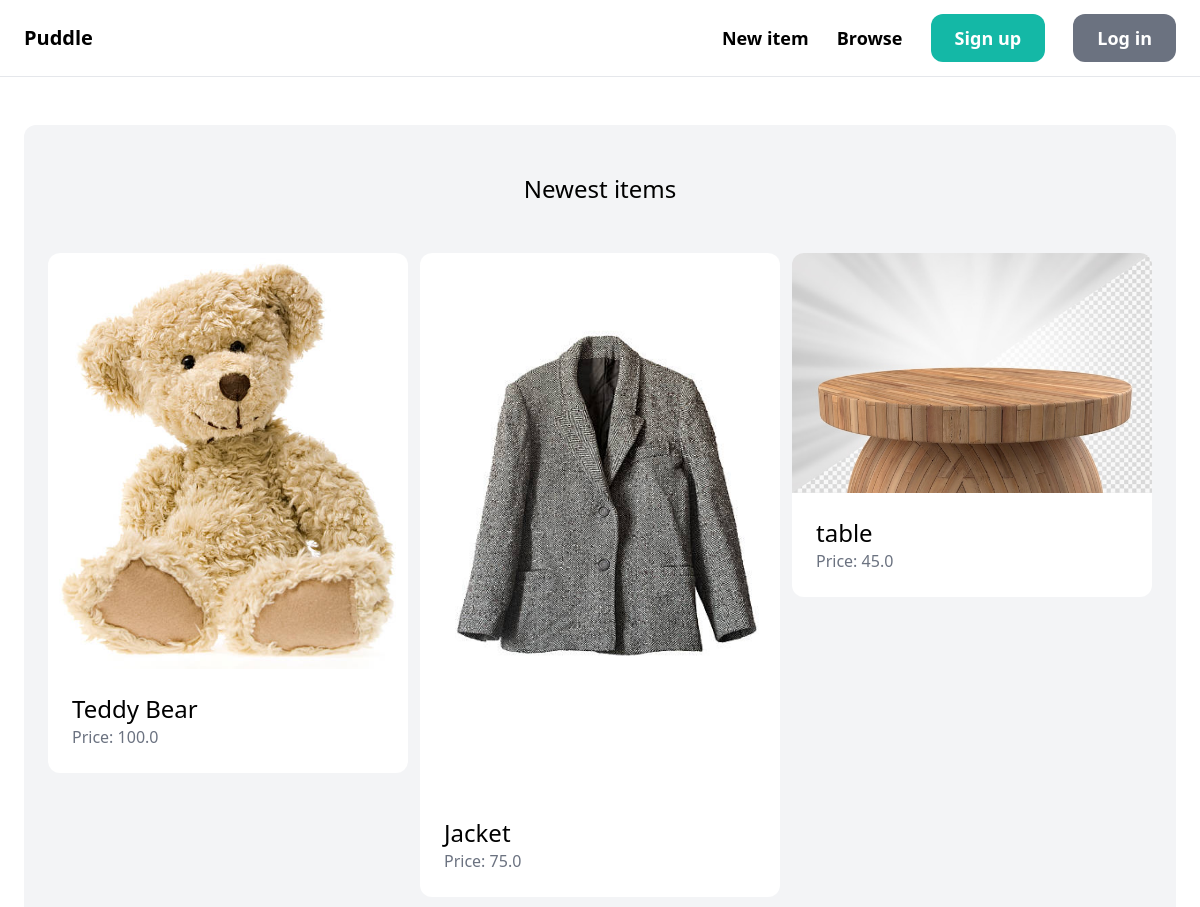
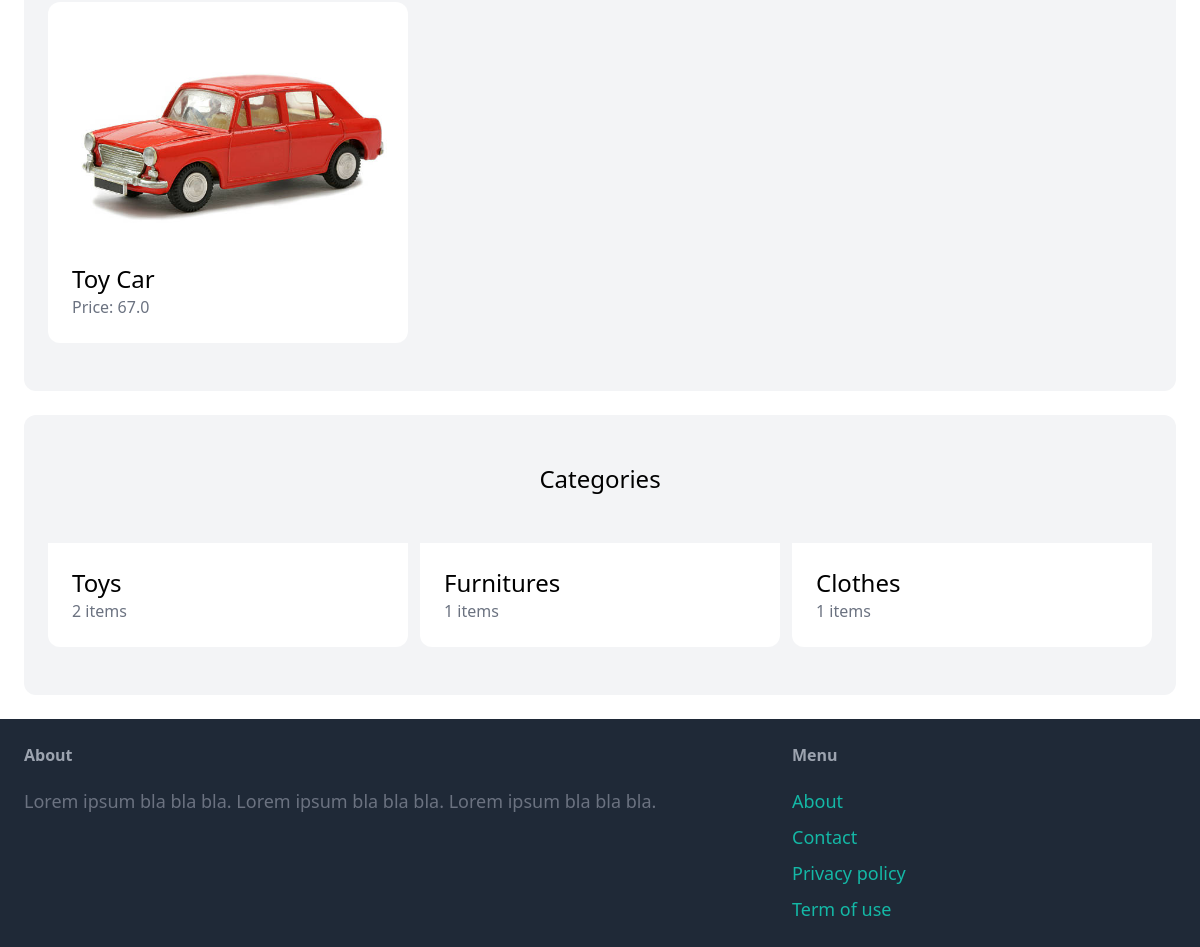
The page / on the database its author committed (2 pictures, top to bottom).
### item/models.py (models this page shows, shortened)
class Item(models.Model):
    category = models.ForeignKey(Category, related_name='items', on_delete=models.CASCADE)
    name = models.CharField(max_length=255)
    description = models.TextField(blank=True, null=True)
    price = models.FloatField()
    image = models.ImageField(upload_to='item_images', blank=True, null=True)
    is_sold = models.BooleanField(default=False)
    created_by = models.ForeignKey(User, related_name='items', on_delete=models.CASCADE)
    created_at = models.DateTimeField(auto_now_add=True)

class Category(models.Model):
    name = models.CharField(max_length=255)
    class Meta:
        verbose_name_plural = 'categories'

### core/views.py (the view)
# urls.py: path('', views.index, name='index'),
def index(request):
    items = Item.objects.filter(is_sold=False)[0:6]
    categories = Category.objects.all()
    return render(request, 'core/index.html', {
        'categories' : categories,
        'items' : items,
    })
    return render(request, "core/index.html")

### core/templates/core/index.html (shortened to what this page needs)
{% extends 'core/base.html' %}
{% block content %}
    <div class="mt-6 px-6 py-12 bg-gray-100 rounded-xl">
        <h2 class="mb-12 text-2xl text-center">Newest items</h2>
        <div class="grid grid-cols-3 gap-3">
            {% for item in items %}
                <div>
                    <a href="{% url 'item:detail' item.id %}">
                        <div>
                            <img src="{{ item.image.url }}" class="rounded-t-xl">
                        </div>
                        <div class="p-6 bg-white rounded-b-xl">
                            <h2 class="text-2xl">{{ item.name }}</h2>
                            <p class="text-gray-500">Price: {{ item.price }}</p>
                        </div>
                    </a>
                </div>
            {% endfor %}
        </div>
    </div>
    <div class="mt-6 px-6 py-12 bg-gray-100 rounded-xl">
        <h2 class="mb-12 text-2xl text-center">Categories</h2>
        <div class="grid grid-cols-3 gap-3">
            {% for category in categories %}
                <div>
                    <a href="#">
                        <div class="p-6 bg-white rounded-b-xl">
                            <h2 class="text-2xl">{{ category.name }}</h2>
                            <p class="text-gray-500">{{ category.items.count }} items</p>
                        </div>
                    </a>
                </div>
            {% endfor %}
        </div>
    </div>
{% endblock %}

### core/templates/core/base.html (shortened to what this page needs)
<!DOCTYPE html>
<html lang="en">
<head>
    <script src="https://cdn.tailwindcss.com"></script>
</head>
<body>
    <nav class="py-6 px-6 flex justify-between items-center border-b border-gray-200">
        <a href="/" class="text-xl font-semibold">Puddle</a>
        <div class="space-x-6">
            <a href="#" class="text-lg font-semibold hover:text-gray-500">New item</a>
            <a href="#" class="text-lg font-semibold hover:text-gray-500">Browse</a>
            {% if request.user.is_authenticated %}
                <a href="#" class="px-6 py-3 text-lg font-semibold bg-teal-500 text-white rounded-xl hover:bg-teal-700">Inbox</a>
                <a href="#" class="px-6 py-3 text-lg font-semibold bg-gray-500 text-white rounded-xl hover:bg-gray-700">Dashboard</a>
            {% else %}
                <a href="{% url 'core:signup' %}" class="px-6 py-3 text-lg font-semibold bg-teal-500 text-white rounded-xl hover:bg-teal-700">Sign up</a>
                <a href="{% url 'core:login' %}" class="px-6 py-3 text-lg font-semibold bg-gray-500 text-white rounded-xl hover:bg-gray-700">Log in</a>
            {% endif %}
        </div>
    </nav>
    <div class="px-6 py-6">
        {% block content %}
        {% endblock %}
    </div>
    <footer class="py-6 px-6 flex justify-between bg-gray-800">
        <div class="w-2/3 pr-10">
            <h3 class="mb-5 font-semibold text-gray-400">About</h3>
            <p class="text-lg text-gray-500">Lorem ipsum bla bla bla. Lorem ipsum bla bla bla. Lorem ipsum bla bla bla.</p>
        </div>
        <div class="w-1/3">
            <h3 class="mb-5 font-semibold text-gray-400">Menu</h3>
            <ul class="space-y-2">
                <li><a href="#" class="text-lg text-teal-500 hover:text-teal-700">About</a></li>
                <li><a href="{% url 'core:contact' %}" class="text-lg text-teal-500 hover:text-teal-700">Contact</a></li>
                <li><a href="#" class="text-lg text-teal-500 hover:text-teal-700">Privacy policy</a></li>
                <li><a href="#" class="text-lg text-teal-500 hover:text-teal-700">Term of use</a></li>
            </ul>
        </div>
    </footer>
</body>
</html>

### rows shown on the page
Item: image (picture), name "Teddy Bear", price "100.0"
Item: image (picture), name "Jacket", price "75.0"
Item: image (picture), name "table", price "45.0"
Item: image (picture), name "Toy Car", price "67.0"
Category: name "Toys", items.count "2"
Category: name "Furnitures", items.count "1"
Category: name "Clothes", items.count "1"
